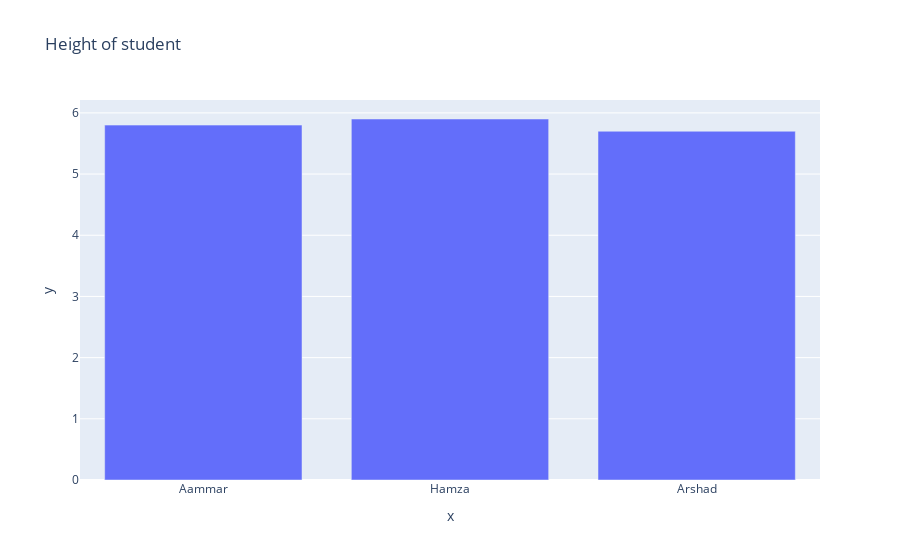

Notebook code for this chart:
### Code cell
names =['Aammar', "Hamza", "Arshad"]
heights=[5.8, 5.9, 5.7]
# create a dataframe
# crate a plot (line chart)
fig =px.bar( x=names, y=heights, title="Height of student")

fig.show() 
# Save teh plot / in png file
# fig.write_image('01_barplot.png')
# save as stand alone thml
fig.write_html('barplot.html')

### Figure 1 — Plotly figure (JSON) as saved in the notebook; plotly's stock layout.template omitted (floating-point values rounded to 4 significant figures)
{"data": [{"alignmentgroup": "True", "hovertemplate": "x=%{x}<br>y=%{y}<extra></extra>", "legendgroup": "", "marker": {"color": "#636efa", "pattern": {"shape": ""}}, "name": "", "offsetgroup": "", "orientation": "v", "showlegend": false, "textposition": "auto", "type": "bar", "x": ["Aammar", "Hamza", "Arshad"], "xaxis": "x", "y": [5.8, 5.9, 5.7], "yaxis": "y"}], "layout": {"barmode": "relative", "legend": {"tracegroupgap": 0}, "title": {"text": "Height of student"}, "xaxis": {"anchor": "y", "domain": [0, 1], "title": {"text": "x"}}, "yaxis": {"anchor": "x", "domain": [0, 1], "title": {"text": "y"}}}}
